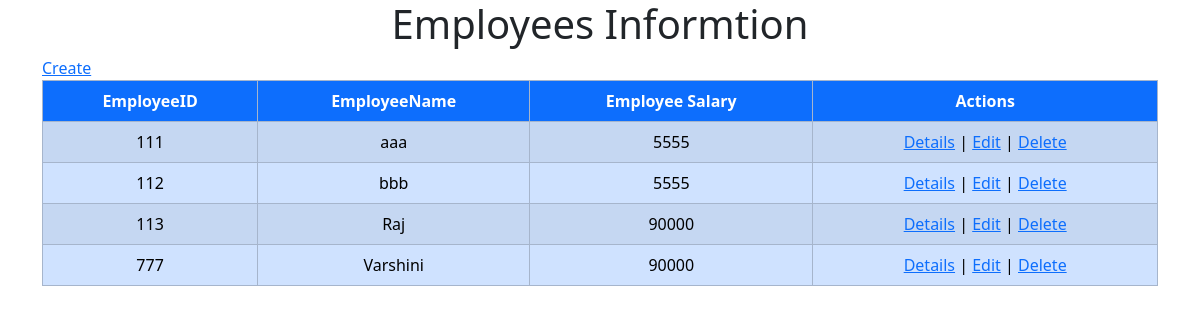
The page / on the database its author committed.
### myapp/models.py (models this page shows)
class Employee(models.Model):
    EmployeeId = models.IntegerField(primary_key=True)
    EmploeeName = models.CharField(max_length=40)
    EmployeeSalary = models.IntegerField()

### myapp/views.py (the view)
# urls.py: path('',views.employees),
def employees(request):
    emps =Employee.objects.all()
    return render(request,'myapp/employees.html',{'emplist':emps})

### templates/myapp/employees.html (shortened to what this page needs)
<!DOCTYPE html>
<html lang='en'>
<head>
    <link href="https://cdn.jsdelivr.net/npm/bootstrap@5.3.8/dist/css/bootstrap.min.css" rel="stylesheet">
</head>
<body>
    <div class="container">
        <h1 style="text-align:center">Employees Informtion</h1>
    <a href="/register">Create</a>
    <div style="text-align: center;">
           {%if emplist%}
           <table class="table table-bordered table-hover table-striped table-primary text-center">
                <thead>
                    <tr>
                        <th class="bg-primary text-white">EmployeeID</th>
                        <th class="bg-primary text-white">EmployeeName</th>
                        <th class="bg-primary text-white">Employee Salary</th>
                        <th class="bg-primary text-white">Actions</th>
                    </tr>
                </thead>
                <tbody>
                    {%for emp in emplist%}
                        <tr>
                            <td>{{emp.EmployeeId}}</td>
                            <td>{{emp.EmploeeName}}</td>
                            <td>{{emp.EmployeeSalary}}</td>
                            <td>
                                <a href="#">Details</a> |
                                <a href="#">Edit</a> |
                                <a href="#">Delete</a>
                            </td>
                        </tr>
                    {%endfor%}
                </tbody>
           </table>
           {%else%}
            <p class="h1 text-center text-danger">Records not found</p>
           {%endif%}
    </div>
    </div>
</body>
</html>

### rows shown on the page
Employee: EmployeeId "111", EmploeeName "aaa", EmployeeSalary "5555"
Employee: EmployeeId "112", EmploeeName "bbb", EmployeeSalary "5555"
Employee: EmployeeId "113", EmploeeName "Raj", EmployeeSalary "90000"
Employee: EmployeeId "777", EmploeeName "Varshini", EmployeeSalary "90000"
